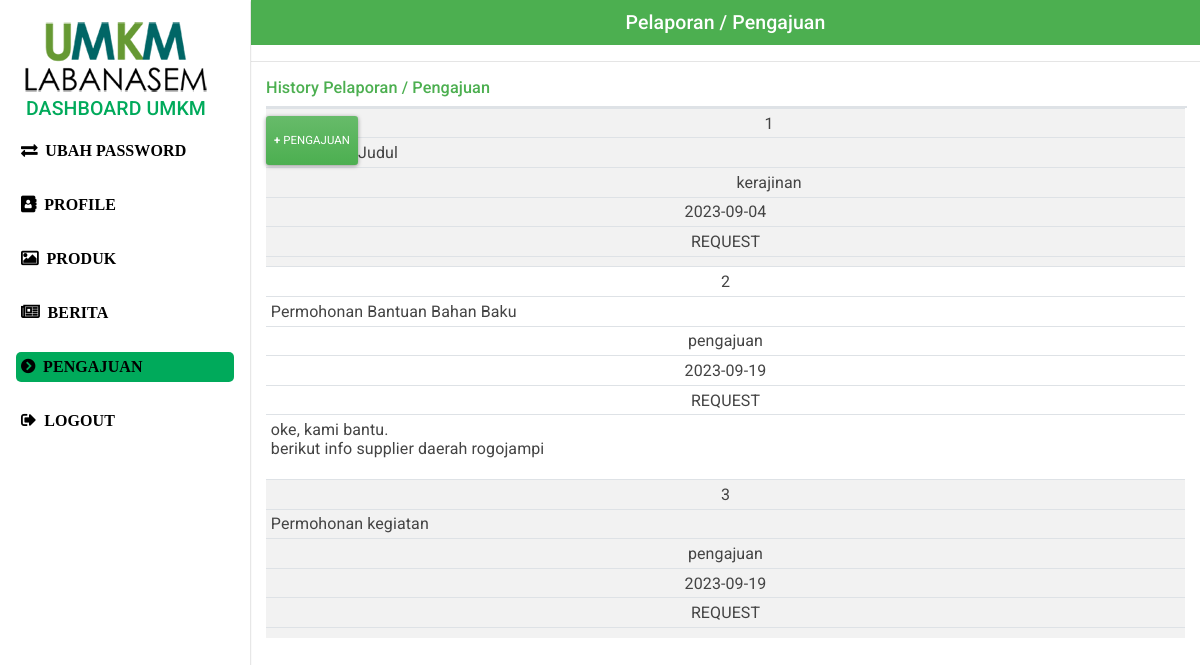
The app's page /_umkm/laporanview.php (signed in) with its own data.
### tables this page shows
CREATE TABLE `laporan` (
  `laporanid` int(11) NOT NULL,
  `umkmid` int(11) NOT NULL,
  `judul` varchar(100) NOT NULL,
  `tanggal` date NOT NULL,
  `isi` varchar(200) NOT NULL,
  `kategori` varchar(20) NOT NULL,
  `status` varchar(20) NOT NULL,
  `keterangan` varchar(100) DEFAULT NULL,
  `dateinsert` datetime NOT NULL,
  `lastupdate` datetime DEFAULT NULL
);

### _umkm/laporanview.php (the view, shortened to what this page needs)
<?php
require"../system/sistem.php";
$time = $_SERVER['REQUEST_TIME'];
if (isset($_SESSION['LAST_ACTIVITY']) &&  ($time - $_SESSION['LAST_ACTIVITY']) > $_SESSION['TIME_DURATION']) {
	session_unset();
	session_destroy();
	session_start();
	header( "Location:index.php?pesan=Session Expired!" );
}
else if (isset($_SESSION['ses_username']))
{
?>
<html>
<head>
    <link rel="stylesheet" href="css/bootstrap.min.css"/>
    <link rel="stylesheet" href="navbar-fixed-left.min.css">
	 <link rel="stylesheet" href="https://cdnjs.cloudflare.com/ajax/libs/font-awesome/4.7.0/css/font-awesome.min.css"/>
    <link rel="stylesheet" href="css/docs.css">
</head>
<body>
	<?php
		include "menu_samping.php";
	?>
	<section class="sec-pad">
		<div class="div-bg bg-success">
			<h4 class="h4-bg text-center"><span class="h4-bg-white">Pelaporan / Pengajuan</span></h4>
		</div>
		<hr>
	<div class="col-md-12 col-md-offset-2 custyle">
	<h5 class="text-success text-left">History Pelaporan / Pengajuan</h5>
	<table id="paging" class="table table-bordered table-sm">
	<table class="table table-striped table-sm">
    <thead>
		<a href="laporanaddform.php" class="btn btn-success btn-sm pull-left my-2 py-3"><b>+</b> Pengajuan</a>
    </thead>
			<?php
			$no_urut = 0;
			$sql="SELECT * FROM laporan";
			$res = mysqli_query($dbconn,$sql);
			$jml = @mysqli_num_rows($res);
			if ($jml==0)
			{
					echo "  <tr>";
					echo "		<td colspan=4 class='text-center' align='center'>No Data...</td>";
					echo "  </tr>";
			}
			else
			{
				while ($rows = mysqli_fetch_assoc($res))
				{
					$no_urut++;
					echo "  <tr>";
					echo "	<td class='text-center'>$no_urut</td>";
					echo "	<td class='text-justify'>$rows[judul]</td>";
					echo "	<td class='text-center'>$rows[kategori]</td>";
					echo "  <td class='text-center'>$rows[tanggal]</td>";
					echo "  <td class='text-center'>$rows[status]</td>";
					echo "  <td class='text-justify'>".html_entity_decode($rows['keterangan'])."</td>";
					echo "</tr>";
				}
			}
				echo "</table>" ;
			?>
                      </table>
		<link href="jquerydata/assets/css/jquery.dataTables.min.css" rel="stylesheet" media="screen">
</div>
	</section>
</body>
</html>
<?php
}
else
{
	header( "Location:index.php?pesan=Forbidden Access!" );
}
?>

### _umkm/css/docs.css (style rules this page uses)
@media only screen and (max-width: 760px),
(min-device-width: 768px) and (max-device-width: 1024px) { table, tbody, td, tr { display: block; text-align:left; } }
@media only screen and (max-width: 760px),
(min-device-width: 768px) and (max-device-width: 1024px) { thead,th { display: none; } }
a { cursor: pointer; }
.h4-bg { margin: 10px 0; text-align:left; }
.h4-bg-white { width:100%; color:#fff; padding: 10px 30px; }
.div-bg { width: 100%; border:solid 1px transparent; }
.sec-pad { width: 100%; padding-left:1px; }

### records on screen
laporan: judul "Judul", kategori "kerajinan", tanggal "2023-09-04", status "REQUEST"
laporan: judul "Permohonan Bantuan Bahan Baku", kategori "pengajuan", tanggal "2023-09-19", status "REQUEST", keterangan "oke, kami bantu. berikut info supplier daerah rogojampi"
laporan: judul "Permohonan kegiatan", kategori "pengajuan", tanggal "2023-09-19", status "REQUEST"
